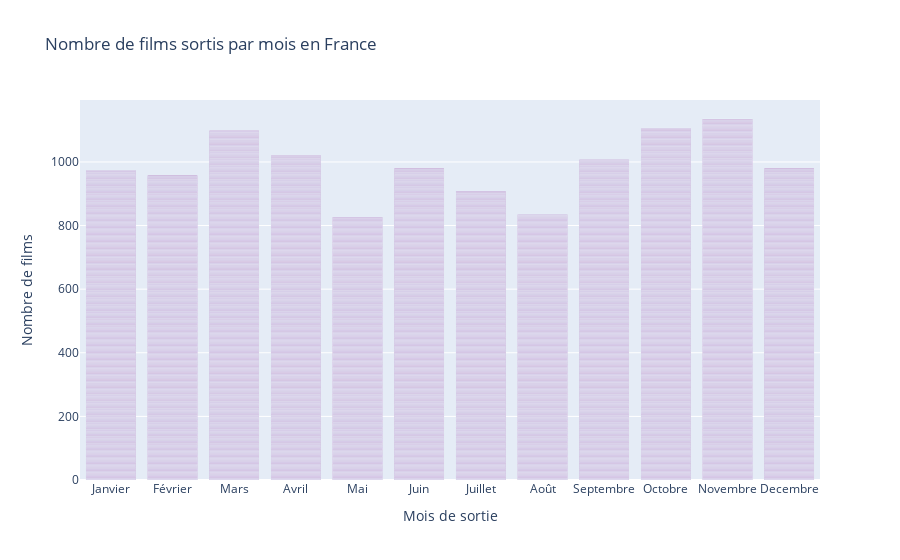

Notebook code cell kept with this figure:
### Code cell
# Nombre de films sortis par mois en France avec plotly

import plotly.express as px

# Ajouter une colonne 'month_name' avec les noms des mois
month_names = ['Janvier', 'Février', 'Mars', 'Avril', 'Mai', 'Juin',
               'Juillet', 'Août', 'Septembre', 'Octobre', 'Novembre', 'Decembre']
allocine['month_name'] = allocine['release_month'].apply(lambda x: month_names[int(x) - 1])

# Créer un graphique avec Plotly
fig = px.bar(
    allocine,
    x='month_name',
    category_orders={'month_name': month_names},  # S'assurer que l'ordre des mois est respecté
    title='Nombre de films sortis par mois en France',
    labels={'month_name': 'Mois de sortie', 'count': 'Nombre de films'},
    color_discrete_sequence=['purple']  # Définir la couleur des barres en orange
)

# Ajuster l'opacité pour une couleur plus vive
fig.update_traces(marker={'opacity': 1.0})  # Opacité à 100%

# Ajuster les étiquettes pour les faire pivoter
fig.update_layout(
    xaxis_title="Mois de sortie",
    yaxis_title="Nombre de films",
    bargap=0.2  # Espace entre les barres
)

fig.show()

### Figure 1 — Plotly figure (JSON) as saved in the notebook; plotly's stock layout.template omitted (floating-point values rounded to 4 significant figures; data arrays with more than 128 entries replaced by an {"elided": "..."} marker saying what was removed)
{"data": [{"alignmentgroup": "True", "hovertemplate": "Mois de sortie=%{x}<br>Nombre de films=%{y}<extra></extra>", "legendgroup": "", "marker": {"color": "purple", "opacity": 1, "pattern": {"shape": ""}}, "name": "", "offsetgroup": "", "orientation": "v", "showlegend": false, "textposition": "auto", "type": "bar", "x": {"elided": "11827 str values"}, "xaxis": "x", "y": {"elided": "11827 int values"}, "yaxis": "y"}], "layout": {"autosize": true, "bargap": 0.2, "barmode": "relative", "legend": {"tracegroupgap": 0}, "title": {"text": "Nombre de films sortis par mois en France"}, "xaxis": {"anchor": "y", "autorange": true, "categoryarray": ["Janvier", "Février", "Mars", "Avril", "Mai", "Juin", "Juillet", "Août", "Septembre", "Octobre", "Novembre", "Decembre"], "categoryorder": "array", "domain": [0, 1], "range": [-0.5, 11.5], "title": {"text": "Mois de sortie"}, "type": "category"}, "yaxis": {"anchor": "x", "autorange": true, "domain": [0, 1], "range": [0, 1195.0], "title": {"text": "Nombre de films"}, "type": "linear"}}}
